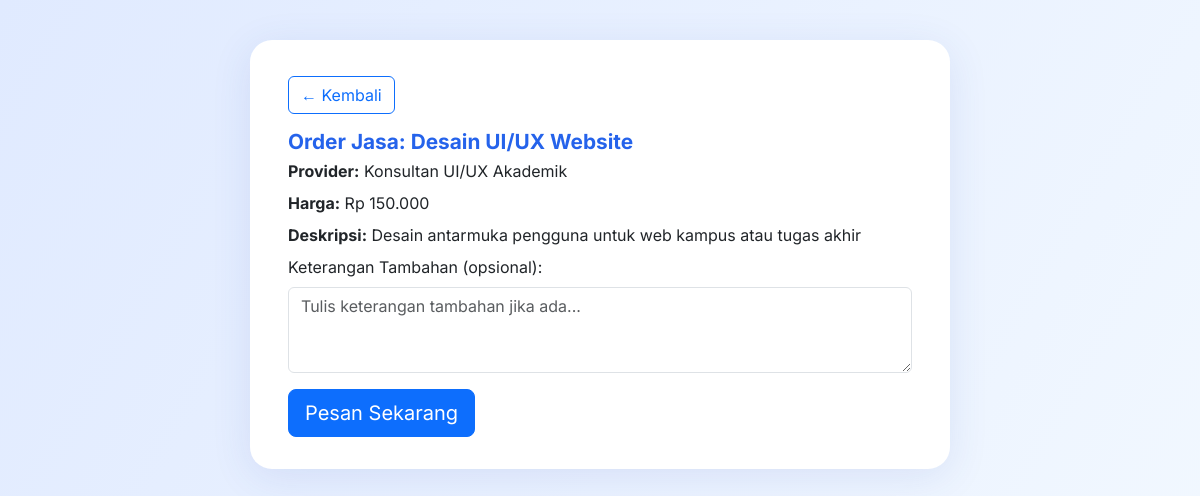
/itsSkillsahre/customer/order_jasa.php?id=S01 (signed in), run on the app's committed database.
### tables this page shows
CREATE TABLE `service` (
  `serviceId` varchar(3) NOT NULL,
  `namaServive` varchar(25) NOT NULL,
  `deskripsi` text NOT NULL,
  `hargaDasar` float(10,2) NOT NULL,
  `durasi` timestamp NOT NULL DEFAULT current_timestamp() ON UPDATE current_timestamp()
);

CREATE TABLE `provider` (
  `providerID` varchar(3) NOT NULL,
  `namaUsaha` varchar(25) NOT NULL,
  `deskripsiUsaha` varchar(255) NOT NULL,
  `ratingRata` int(11) DEFAULT NULL,
  `User_user_id` varchar(3) NOT NULL
);

### itsSkillsahre/customer/order_jasa.php (the view, shortened to what this page needs)
<?php
include 'config.php';
$service_id = $_GET['id'];
$stmt = $conn->prepare("SELECT s.*, p.namaUsaha
    FROM service s
    JOIN service_provider sp ON s.serviceId = sp.Service_serviceId
    JOIN provider p ON sp.Provider_providerID = p.providerID
    WHERE s.serviceId = ?");
$stmt->bind_param("s", $service_id);
$stmt->execute();
$result = $stmt->get_result();
$jasa = $result->fetch_assoc();
?>
<!DOCTYPE html>
<html lang="id">
<head>
    <link href="https://cdn.jsdelivr.net/npm/bootstrap@5.3.2/dist/css/bootstrap.min.css" rel="stylesheet" />
</head>
<body>
    <div class="main-card">
        <a href="javascript:history.back()" class="btn btn-outline-primary mb-3">&larr; Kembali</a>
        <h2 class="order-title mb-1">Order Jasa: <?= htmlspecialchars($jasa['namaServive']) ?></h2>
        <div class="mb-2">
            <b>Provider:</b> <?= htmlspecialchars($jasa['namaUsaha']) ?>
        </div>
        <div class="mb-2">
            <b>Harga:</b> Rp <?= number_format($jasa['hargaDasar'], 0, ',', '.') ?>
        </div>
        <div class="mb-2">
            <b>Deskripsi:</b> <?= htmlspecialchars($jasa['deskripsi']) ?>
        </div>
        <form method="post" autocomplete="off">
            <div class="mb-3">
                <label class="form-label">Keterangan Tambahan (opsional):</label>
                <textarea class="form-control" name="keterangan" rows="3" maxlength="255" placeholder="Tulis keterangan tambahan jika ada..."></textarea>
            </div>
            <button type="submit" name="order_jasa" class="btn btn-primary btn-lg">Pesan Sekarang</button>
        </form>
    </div>
</body>
</html>

### itsSkillsahre/customer/order_jasa.php (style rules this page uses)
body { background: linear-gradient(120deg, #e0eaff 0%, #f3f9ff 100%); font-family: 'Inter', Arial, sans-serif; min-height: 100vh; padding: 40px 20px; }
.main-card { background: #fff; box-shadow: 0 8px 40px rgba(55, 78, 180, 0.11); border-radius: 22px; max-width: 700px; margin: auto; padding: 36px 38px 32px; }
.order-title { font-size: 1.3rem; font-weight: 700; color: #2563eb; margin-bottom: 12px; }

### data on the page
service: namaServive "Desain UI/UX Website", provider.namaUsaha "Konsultan UI/UX Akademik", hargaDasar "150.000", deskripsi "Desain antarmuka pengguna untuk web kampus atau tugas akhir"
